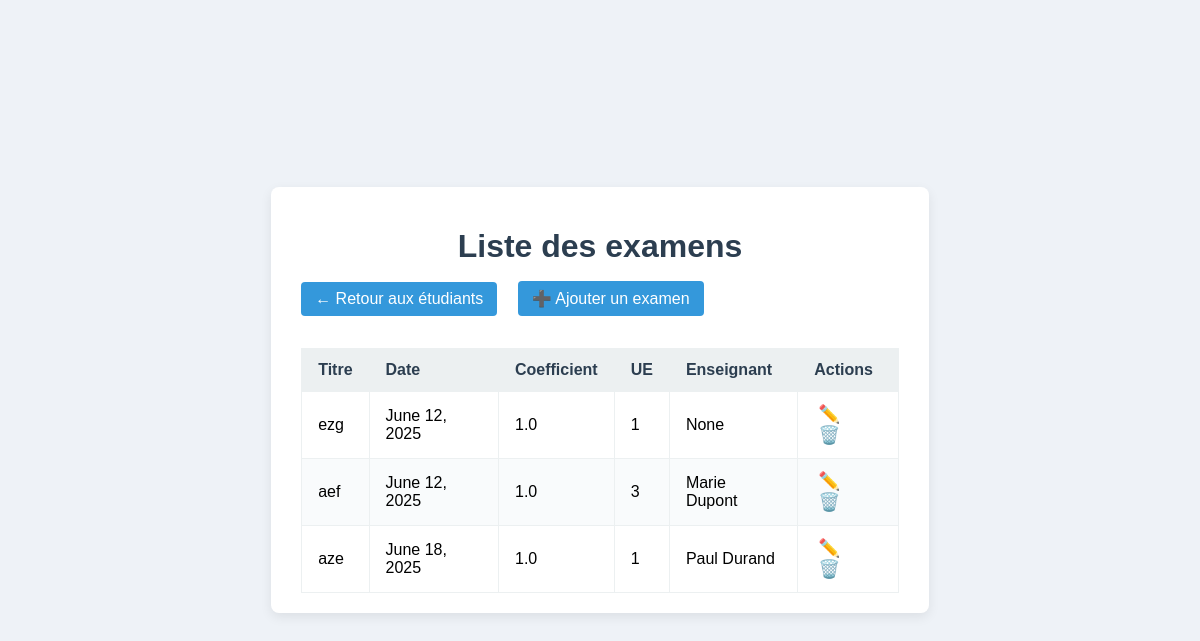
The page /examens/ on the database its author committed.
### notes/models.py (models this page shows)
class Examen(models.Model):
    titre = models.CharField(max_length=200)
    date = models.DateField()
    coefficient = models.FloatField()
    ue = models.ForeignKey(
        UE,
        on_delete=models.CASCADE,
        null=True,    # ← autorise NULL
        blank=True    # ← permet de ne pas le remplir
    )
    enseignant = models.ForeignKey(
        Enseignant,
        on_delete=models.SET_NULL,
        null=True,
        blank=True
    )

class UE(models.Model):
    code = models.CharField(max_length=20, primary_key=True)
    nom = models.CharField(max_length=200)
    semestre = models.CharField(max_length=20)
    credit_ects = models.IntegerField()

class Enseignant(models.Model):
    nom    = models.CharField(max_length=100)
    prenom = models.CharField(max_length=100)
    def __str__(self):
        return f"{self.prenom} {self.nom}"

### notes/views.py (the view)
# urls.py: path('examens/', ExamenList.as_view(), name='examen_list'),
class ExamenList(ListView):
    model = Examen
    template_name = 'notes/examen_list.html'
    context_object_name = 'examens'

### notes/templates/notes/examen_list.html (shortened to what this page needs)
{% load static %}
<!DOCTYPE html>
<html lang="fr">
<head>
  <link rel="stylesheet" href="{% static 'css/style.css' %}">
</head>
<body>
  <div class="container">
    <h1>Liste des examens</h1>
    <a href="{% url 'etudiant_list' %}"    class="add-btn">← Retour aux étudiants</a>
    <a href="{% url 'examen_new' %}"       class="add-btn" style="margin-left:1rem;">➕ Ajouter un examen</a>
    <table class="table">
      <thead>
        <tr>
          <th>Titre</th>
          <th>Date</th>
          <th>Coefficient</th>
          <th>UE</th>
          <th>Enseignant</th>
          <th>Actions</th>
        </tr>
      </thead>
      <tbody>
        {% for ex in examens %}
        <tr>
          <td>{{ ex.titre }}</td>
          <td>{{ ex.date }}</td>
          <td>{{ ex.coefficient }}</td>
          <td>{{ ex.ue.code }}</td>
          <td>{{ ex.enseignant }}</td>
          <td>
            <a href="{% url 'examen_edit' ex.pk %}"   class="action-btn">✏️</a>
            <a href="{% url 'examen_delete' ex.pk %}" class="action-btn">🗑️</a>
          </td>
        </tr>
        {% empty %}
        <tr>
          <td colspan="6" style="text-align:center;">Aucun examen enregistré.</td>
        </tr>
        {% endfor %}
      </tbody>
    </table>
  </div>
</body>
</html>

### static/css/style.css (style rules this page uses)
html, body { height: 100%; margin: 0; font-family: Arial, sans-serif; background: #eef2f7; display: flex; align-items: center; justify-content: center; }
.container { width: 90%; max-width: 1000px; background: #fff; padding: 20px 30px; box-shadow: 0 4px 12px rgba(0, 0, 0, 0.08); border-radius: 8px; }
h1 { text-align: center; margin-bottom: 1rem; color: #2c3e50; }
a.add-btn { display: inline-block; margin-bottom: 1rem; padding: 8px 14px; background: #3498db; color: #fff; text-decoration: none; border-radius: 4px; }
table { width: 100%; border-collapse: collapse; margin-top: 1rem; }
th, td { padding: 8px; border: 1px solid #ecf0f1; text-align: left; }
th { background: #ecf0f1; color: #2c3e50; }
tr:nth-child(even) { background: #f9fbfc; }
a.action-btn { margin-right: 6px; text-decoration: none; font-size: 1.1rem; }
.action-btn { margin: 0 0.25rem; font-size: 1.1rem; color: #2c3e50; }
.table { width: 100%; border-collapse: collapse; }
.table th, .table td { padding: 0.75rem 1rem; border: 1px solid #ecf0f1; }
.table thead { background-color: #ecf0f1; }
.add-btn { display: inline-block; padding: 0.5rem 1rem; background-color: #3498db; color: white; border-radius: 0.375rem; text-decoration: none; font-weight: 500; transition: background-color .2s; }
.action-btn { margin: 0 0.25rem; font-size: 1.1rem; }

### rows shown on the page
Examen: titre "ezg", date "June 12, 2025", coefficient "1.0", ue.code "1", enseignant "None"
Examen: titre "aef", date "June 12, 2025", coefficient "1.0", ue.code "3", enseignant "Marie Dupont"
Examen: titre "aze", date "June 18, 2025", coefficient "1.0", ue.code "1", enseignant "Paul Durand"
